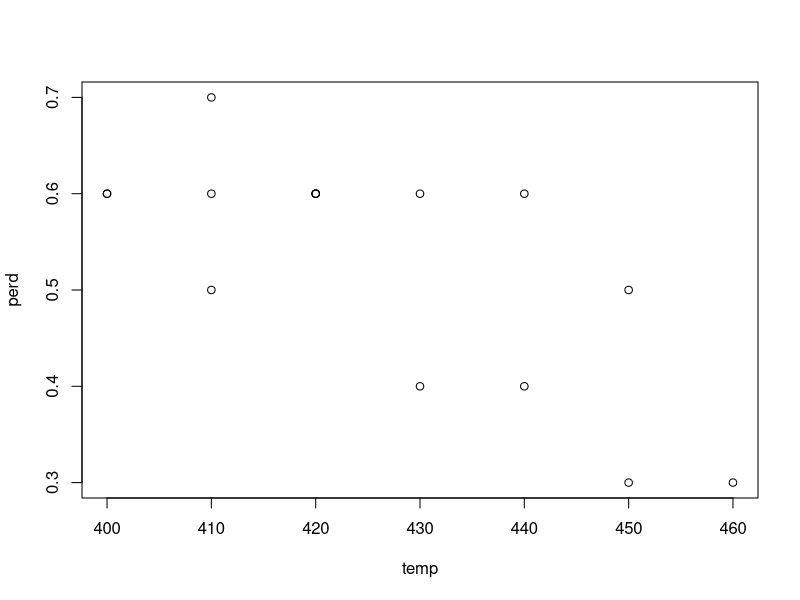
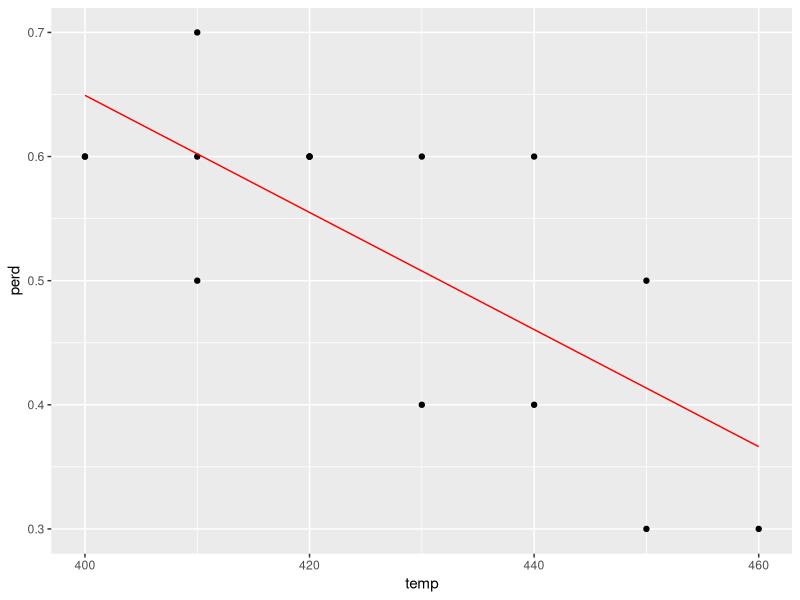

Recreate these plots in R, in order.
## ---- chunk 1
library(dplyr)
library(ggplot2)
## ---- chunk 2
temp <- c(460, 450, 440, 430, 420, 410, 450, 440, 430, 420, 410, 400, 420, 410, 400)
perd <- c(0.3, 0.3, 0.4, 0.4, 0.6, 0.5, 0.5, 0.6, 0.6, 0.6, 0.7, 0.6, 0.6, 0.6, 0.6)
## ---- chunk 3
Data <-tibble(temp,perd)
Data
## ---- chunk 4
plot(temp,perd)
## ---- chunk 5
modelo <- lm(perd ~ temp, data = Data)
summary(modelo)
## ---- chunk 6
Data_pred <-Data %>% 
  mutate(y_pred = predict(modelo))
Data_pred
## ---- chunk 7
ggplot(Data_pred, aes(x = temp, y = perd))+
  geom_point()+
  geom_line(aes(x = temp, y = y_pred), col = "red")
  
